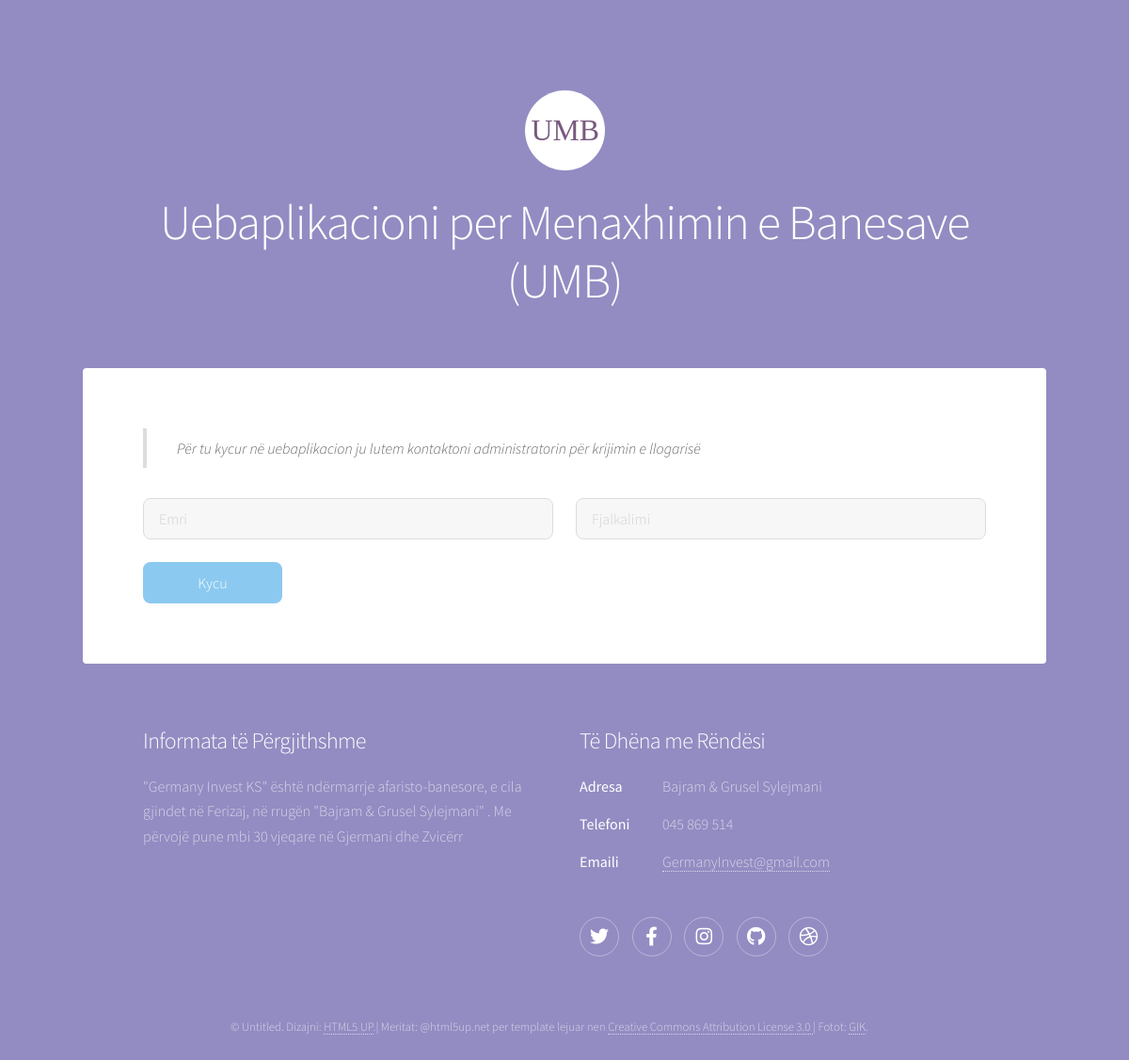
/ModuliAdministratorit/index.php, run on the app's committed database.
### tables this page shows
CREATE TABLE `umb_tedhenat` (
  `ID_TeDhenat` int(11) NOT NULL,
  `Titulli` varchar(100) NOT NULL,
  `Pershkrimi` varchar(1000) NOT NULL,
  `Dosja` varchar(255) NOT NULL,
  `PamjaFaqes` varchar(50) NOT NULL
);

### ModuliAdministratorit/FundiFaqes.php (the view, shortened to what this page needs)
<footer id="footer">
						<?php
            $rezultati = mysqli_query($lidh_i, "CALL SelektoInformacione()");
            while ($rresht = mysqli_fetch_assoc($rezultati)) {
              extract($rresht);
            ?><section>
            	<h2><?php echo $Titulli; ?></h2>
							<?php echo $Pershkrimi; ?>
							</section><?php } ?>
						<?php
            $rezultati = mysqli_query($lidh_d, "CALL SelektoTeDhenaMeRendesi()");
            while ($rresht = mysqli_fetch_assoc($rezultati)) {
              extract($rresht);
            ?>
						<section>
							<h2><?php echo $Titulli; ?></h2>
							<?php echo $Pershkrimi; ?><?php } ?>
						<?php
            $rezultati = mysqli_query($lidh_rr, "CALL SelektoRrjeteSociale()");
            while ($rresht = mysqli_fetch_assoc($rezultati)) {
              extract($rresht);
            ?><?php echo $Pershkrimi; ?><?php } ?>
						</section>
						<?php
            $rezultati = mysqli_query($lidh_dr, "CALL SelektoTeDrejtaTeRezervuara()");
            while ($rresht = mysqli_fetch_assoc($rezultati)) {
              extract($rresht);
            ?>
						<?php echo $Pershkrimi; ?>
						<?php } ?>
					</footer>

### ModuliAdministratorit/KokaFaqes.php (shortened to what this page needs)
<?php
            $rezultati = mysqli_query($lidh_h, "CALL SelektoTitull()");
            while ($rresht = mysqli_fetch_assoc($rezultati)) {
              extract($rresht);
            ?>
      <header id="header" class="alt">
            <span class="logo"><img src="images/<?php echo $Dosja ?>.svg" alt="" /></span>
            <h1><?php echo $Titulli ?></h1>
          </header>
    <?php } ?>

### data on the page
umb_tedhenat: Dosja (picture), Titulli "Uebaplikacioni per Menaxhimin e Banesave (UMB)"
umb_tedhenat: Titulli "Informata të Përgjithshme", Pershkrimi "\"Germany Invest KS\" është ndërmarrje afaristo-banesore, e cila gjindet në Ferizaj, në rrugën \"Bajram & Grusel Sylejmani\" . Me përvojë pune mbi 30 vjeqare në Gjermani dhe Zvicërr"
umb_tedhenat: Titulli "Të Dhëna me Rëndësi", Pershkrimi "Adresa Bajram & Grusel Sylejmani Telefoni 045 869 514 Emaili GermanyInvest@gmail.com"
umb_tedhenat: Pershkrimi "© Untitled. Dizajni: HTML5 UP .| Meritat: @html5up.net per template lejuar nen Creative Commons Attribution License 3.0 | Fotot: GIK ."
